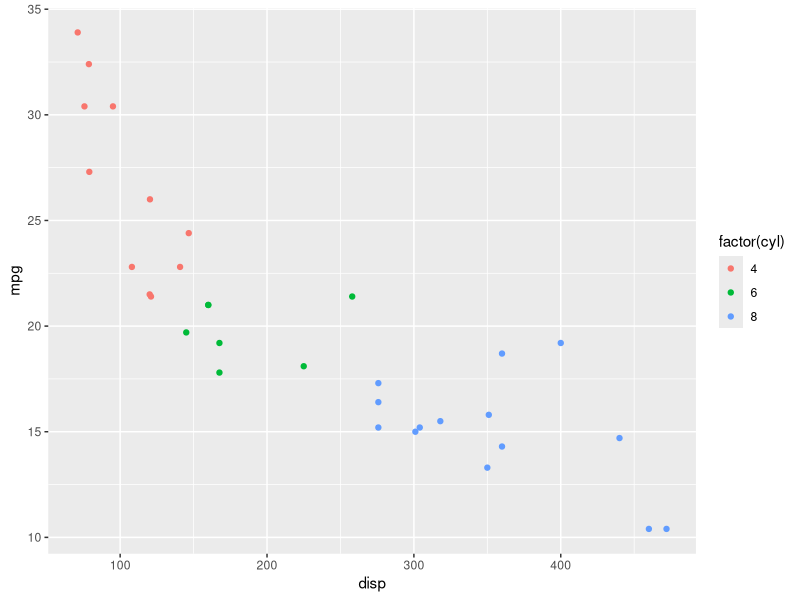
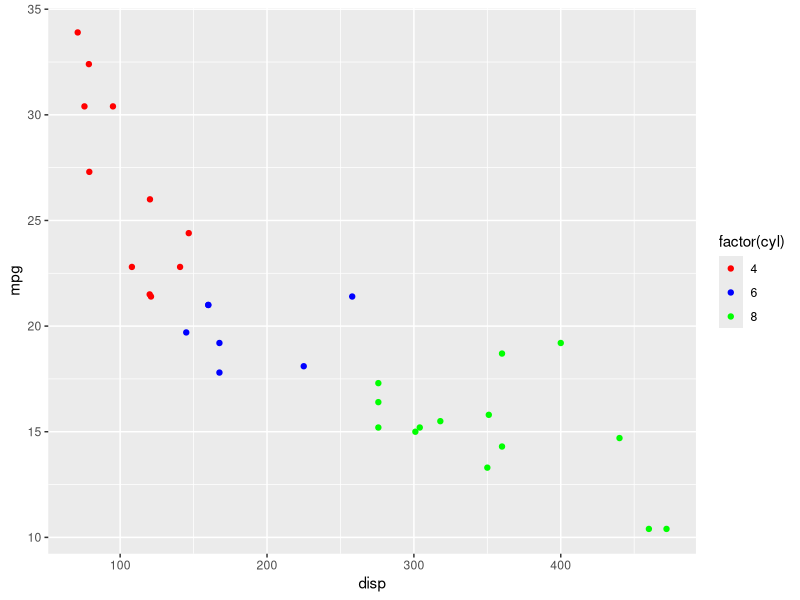
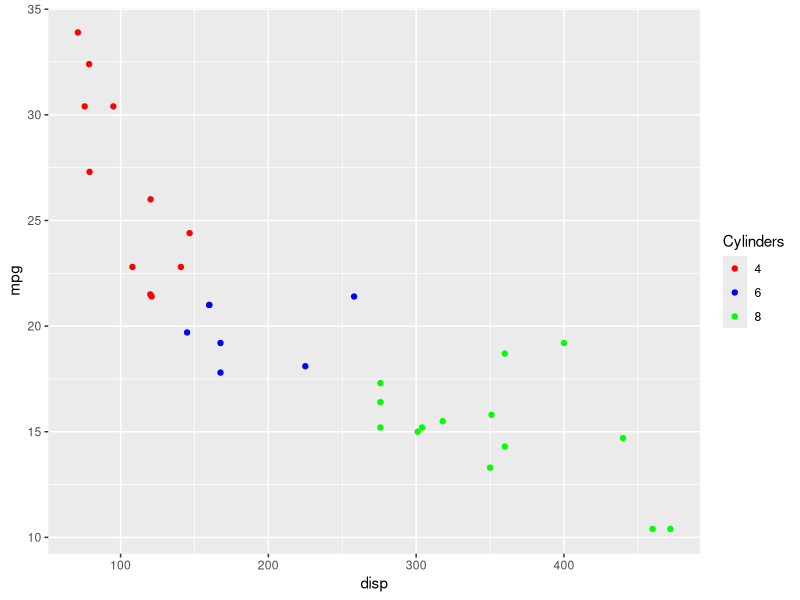
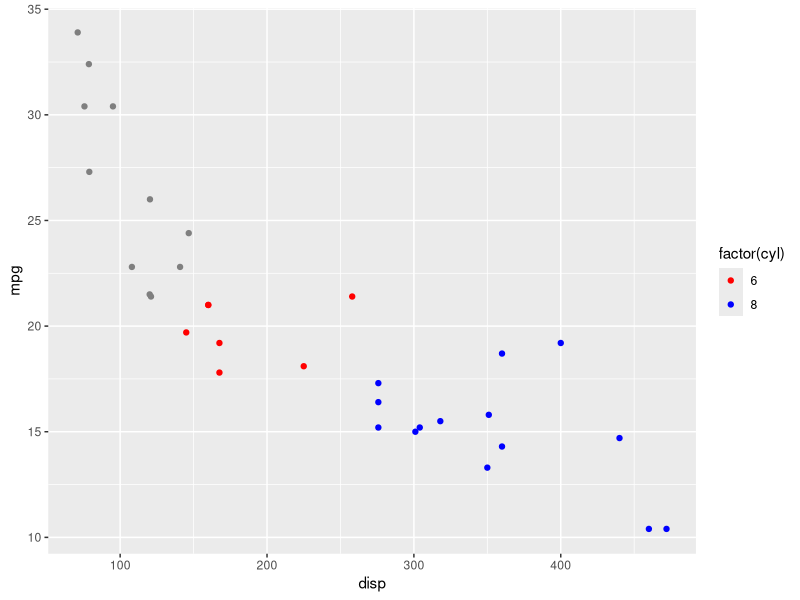
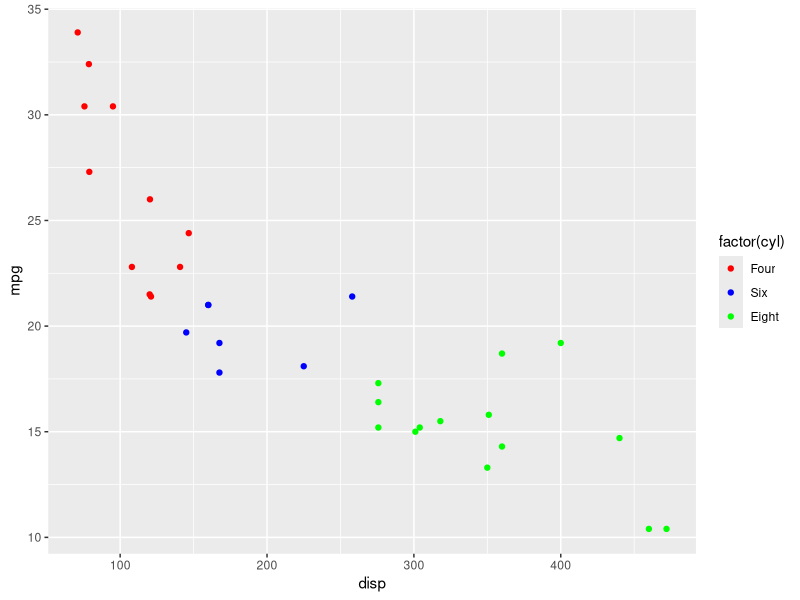
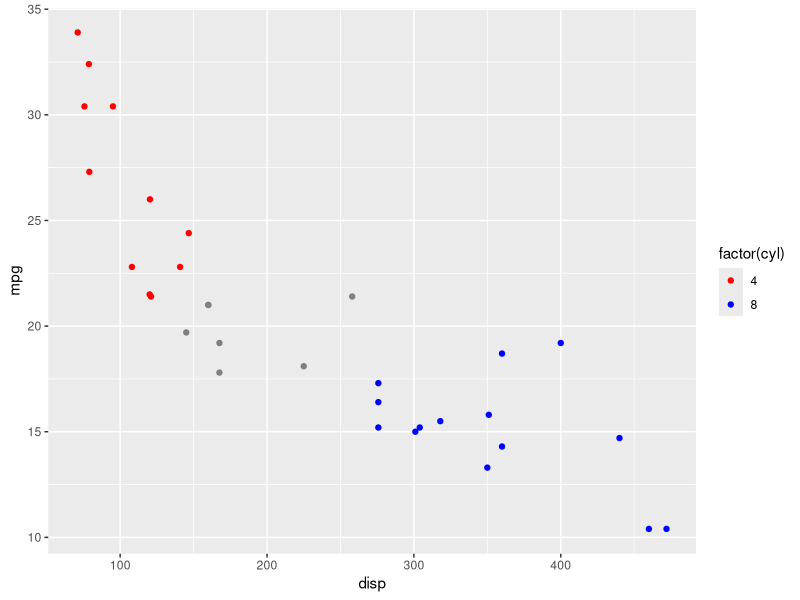
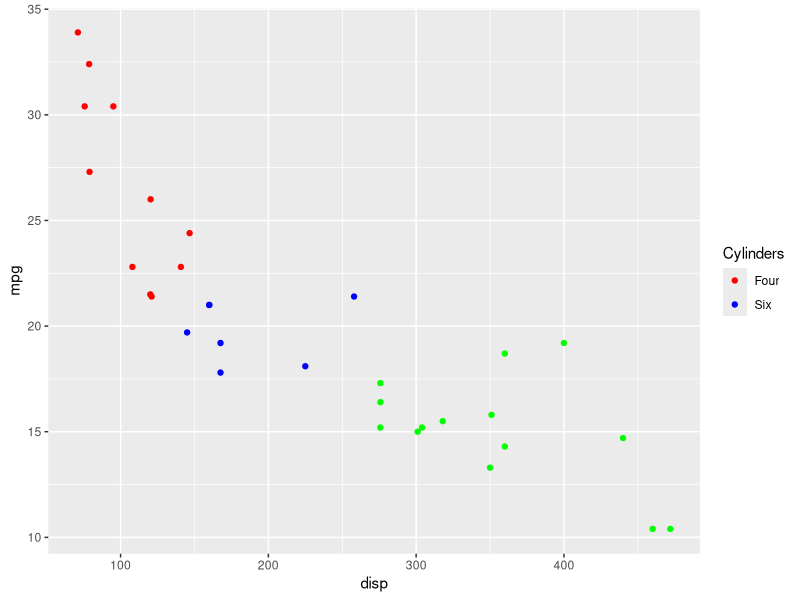
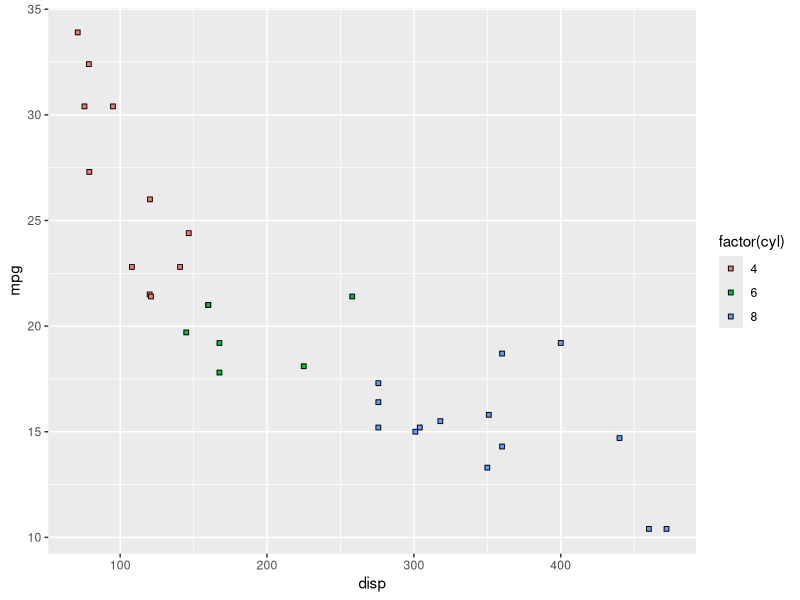

Write R code to recreate these figures, in order.
## ---- chunk 1
library(ggplot2)
library(dplyr)
library(tidyr)
## ---- chunk 2
ggplot(mtcars) +
  geom_point(aes(disp, mpg, color = factor(cyl)))
## ---- chunk 3
ggplot(mtcars) +
  geom_point(aes(disp, mpg, color = factor(cyl))) +
  scale_color_manual(values = c("red", "blue", "green"))
## ---- chunk 4
ggplot(mtcars) +
  geom_point(aes(disp, mpg, color = factor(cyl))) +
  scale_color_manual(name = "Cylinders", 
    values = c("red", "blue", "green"))
## ---- chunk 5
ggplot(mtcars) +
  geom_point(aes(disp, mpg, color = factor(cyl))) +
  scale_color_manual(values = c("red", "blue", "green"), limits = c(6, 8))
## ---- chunk 6
ggplot(mtcars) +
  geom_point(aes(disp, mpg, color = factor(cyl))) +
  scale_color_manual(values = c("red", "blue", "green"),
    labels = c('Four', 'Six', 'Eight'))
## ---- chunk 7
ggplot(mtcars) +
  geom_point(aes(disp, mpg, color = factor(cyl))) +
  scale_color_manual(values = c("red", "blue", "green"),
    breaks = c(4, 8))
## ---- chunk 8
ggplot(mtcars) +
  geom_point(aes(disp, mpg, color = factor(cyl))) +
  scale_color_manual(name = "Cylinders", values = c("red", "blue", "green"),
    labels = c('Four', 'Six', 'Eight'), limits = c(4, 6, 8), breaks = c(4, 6, 8))
## ---- chunk 9
ggplot(mtcars) +
  geom_point(aes(disp, mpg, fill = factor(cyl)), shape = 22)
## ---- chunk 10
ggplot(mtcars) +
  geom_point(aes(disp, mpg, fill = factor(cyl)), shape = 22) +
  scale_fill_manual(name = "Cylinders", 
    values = c("red", "blue", "green"))
## ---- chunk 11
ggplot(mtcars) +
  geom_point(aes(disp, mpg, fill = factor(cyl)), shape = 22) +
  scale_fill_manual(values = c("red", "blue", "green"))
## ---- chunk 12
ggplot(mtcars) +
  geom_point(aes(disp, mpg, fill = factor(cyl)), shape = 22) +
  scale_fill_manual(values = c("red", "blue", "green"),
    labels = c('Four', 'Six', 'Eight'))
## ---- chunk 13
ggplot(mtcars) +
  geom_point(aes(disp, mpg, fill = factor(cyl)), shape = 22) +
  scale_fill_manual(values = c("red", "blue", "green"),
    limits = c(6, 8))
## ---- chunk 14
ggplot(mtcars) +
  geom_point(aes(disp, mpg, fill = factor(cyl)), shape = 22) +
  scale_fill_manual(values = c("red", "blue", "green"),
    breaks = c(4, 8))
## ---- chunk 15
ggplot(mtcars) +
  geom_point(aes(disp, mpg, fill = factor(cyl)), shape = 22) +
  scale_fill_manual(name = "Cylinders", values = c("red", "blue", "green"),
    labels = c('Four', 'Six', 'Eight'), limits = c(4, 6, 8), breaks = c(4, 6, 8))
## ---- chunk 16
ggplot(mtcars) +
  geom_point(aes(disp, mpg, shape = factor(cyl)))
## ---- chunk 17
ggplot(mtcars) +
  geom_point(aes(disp, mpg, shape = factor(cyl))) +
  scale_shape_manual(name = "Cylinders", values = c(4, 12, 24))
## ---- chunk 18
ggplot(mtcars) +
  geom_point(aes(disp, mpg, shape = factor(cyl))) +
  scale_shape(name = 'Cylinders')
## ---- chunk 19
ggplot(mtcars) +
  geom_point(aes(disp, mpg, shape = factor(cyl))) +
  scale_shape_manual(values = c(4, 12, 24))
## ---- chunk 20
ggplot(mtcars) +
  geom_point(aes(disp, mpg, shape = factor(cyl))) +
  scale_shape_manual(values = c(4, 12, 24), labels = c('Four', 'Six', 'Eight'))
## ---- chunk 21
ggplot(mtcars) +
  geom_point(aes(disp, mpg, shape = factor(cyl))) +
  scale_shape_manual(values = c(4, 24), limits = c(6, 8))
## ---- chunk 22
ggplot(mtcars) +
  geom_point(aes(disp, mpg, shape = factor(cyl))) +
  scale_shape_manual(values = c(4, 12, 24), breaks = c(4, 8))
## ---- chunk 23
ggplot(mtcars) +
  geom_point(aes(disp, mpg, shape = factor(cyl))) +
  scale_shape_manual(name = "Cylinders", labels = c('Six', 'Eight'),  
     values = c(4, 24), limits = c(6, 8), breaks = c(6, 8))
## ---- chunk 24
ggplot(mtcars) +
  geom_point(aes(disp, mpg, size = hp))
## ---- chunk 25
ggplot(mtcars) +
  geom_point(aes(disp, mpg, size = hp)) +
  scale_size_continuous(name = "Horsepower")
## ---- chunk 26
ggplot(mtcars) +
  geom_point(aes(disp, mpg, size = hp)) +
  scale_size_continuous(range = c(3, 6))
## ---- chunk 27
ggplot(mtcars) +
  geom_point(aes(disp, mpg, size = hp)) +
  scale_size_continuous(limits = c(100, 350))
## ---- chunk 28
ggplot(mtcars) +
  geom_point(aes(disp, mpg, size = hp)) +
  scale_size_continuous(breaks = c(125, 200, 275))
## ---- chunk 29
ggplot(mtcars) +
  geom_point(aes(disp, mpg, size = hp)) +
  scale_size_continuous(breaks = c(100, 200, 300),
    labels = c("1 Hundred", "2 Hundred", "3 Hundred"))
## ---- chunk 30
ggplot(mtcars) +
  geom_point(aes(disp, mpg, size = hp)) +
  scale_size_continuous(name = "Horsepower", range = c(3, 6), 
    limits = c(0, 400), breaks = c(100, 200, 300),
    labels = c("1 Hundred", "2 Hundred", "3 Hundred"))
## ---- chunk 31
ggplot(mtcars) +
  geom_point(aes(disp, mpg, alpha = hp), color = 'blue')
## ---- chunk 32
ggplot(mtcars) +
  geom_point(aes(disp, mpg, alpha = hp), color = 'blue') +
  scale_alpha_continuous("Horsepower")
## ---- chunk 33
ggplot(mtcars) +
  geom_point(aes(disp, mpg, alpha = hp), color = 'blue') +
  scale_alpha_continuous(breaks = c(125, 200, 275))
## ---- chunk 34
ggplot(mtcars) +
  geom_point(aes(disp, mpg, alpha = hp), color = 'blue') +
  scale_alpha_continuous(limits = c(100, 350))
## ---- chunk 35
ggplot(mtcars) +
  geom_point(aes(disp, mpg, alpha = hp), color = 'blue') +
  scale_alpha_continuous(range = c(0.4, 0.8))
## ---- chunk 36
ggplot(mtcars) +
  geom_point(aes(disp, mpg, alpha = hp), color = 'blue') +
  scale_alpha_continuous(breaks = c(100, 200, 300),
    labels = c("1 Hundred", "2 Hundred", 
      "3 Hundred"))
## ---- chunk 37
ggplot(mtcars) +
  geom_point(aes(disp, mpg, alpha = hp), color = 'blue') +
  scale_alpha_continuous("Horsepower", breaks = c(100, 200, 300),
    limits = c(100, 350), range = c(0.4, 0.8),
    labels = c("1 Hundred", "2 Hundred", "3 Hundred"))
## ---- chunk 38
ggplot(mtcars) + geom_point(aes(disp, mpg, color = factor(cyl))) +
  scale_color_manual(values = c("red", "blue", "green"),
    guide = guide_legend(title = "Cylinders", title.hjust = 0.5))
## ---- chunk 39
ggplot(mtcars) + geom_point(aes(disp, mpg, color = hp)) +
  scale_color_continuous(guide = guide_colorbar(
    title = "Horsepower", title.position = "top", title.vjust = 1))
## ---- chunk 40
ggplot(mtcars) + geom_point(aes(disp, mpg, color = factor(cyl))) +
  scale_color_manual(values = c("red", "blue", "green"),
    guide = guide_legend(title = "Cylinders", title.hjust = 0.5, 
      title.position = "top"))
## ---- chunk 41
ggplot(mtcars) + geom_point(aes(disp, mpg, color = factor(cyl))) +
  scale_color_manual(values = c("red", "blue", "green"),
    guide = guide_legend(label.position = "right"))
## ---- chunk 42
ggplot(mtcars) + geom_point(aes(disp, mpg, color = factor(cyl))) +
  scale_color_manual(values = c("red", "blue", "green"),
    guide = guide_legend(label.hjust = 0.5))
## ---- chunk 43
ggplot(mtcars) +
  geom_point(aes(disp, mpg, color = hp)) +
  scale_color_continuous(guide = guide_colorbar(
    label.vjust = 0.8))
## ---- chunk 44
ggplot(mtcars) + geom_point(aes(disp, mpg, color = factor(cyl))) +
  scale_color_manual(values = c("red", "blue", "green"),
    guide = guide_legend(direction = "horizontal"))
## ---- chunk 45
ggplot(mtcars) + geom_point(aes(disp, mpg, color = factor(cyl))) +
  scale_color_manual(values = c("red", "blue", "green"),
    guide = guide_legend(nrow = 2))
## ---- chunk 46
ggplot(mtcars) + geom_point(aes(disp, mpg, color = factor(cyl))) +
  scale_color_manual(values = c("red", "blue", "green"),
    guide = guide_legend(reverse = TRUE))
## ---- chunk 47
ggplot(mtcars) + geom_point(aes(disp, mpg, color = factor(cyl))) +
  scale_color_manual(values = c("red", "blue", "green"),
    guide = guide_legend(title = "Cylinders", title.hjust = 0.5, 
      title.position = "top", label.position = "right", 
      direction = "horizontal", label.hjust = 0.5, nrow = 2, reverse = TRUE)
  )
## ---- chunk 48
ggplot(mtcars) +
  geom_point(aes(disp, mpg, color = hp))
## ---- chunk 49
ggplot(mtcars) +
  geom_point(aes(disp, mpg, color = hp)) +
  scale_color_continuous(guide = guide_colorbar(
    barwidth = 10))
## ---- chunk 50
ggplot(mtcars) +
  geom_point(aes(disp, mpg, color = hp)) +
  scale_color_continuous(guide = guide_colorbar(
    barheight = 3))
## ---- chunk 51
ggplot(mtcars) +
  geom_point(aes(disp, mpg, color = hp)) +
  scale_color_continuous(guide = guide_colorbar(
    nbin = 4))
## ---- chunk 52
ggplot(mtcars) +
  geom_point(aes(disp, mpg, color = hp)) +
  scale_color_continuous(guide = guide_colorbar(
    ticks = FALSE))
## ---- chunk 53
ggplot(mtcars) +
  geom_point(aes(disp, mpg, color = hp)) +
  scale_color_continuous(guide = guide_colorbar(
    draw.ulim = TRUE, draw.llim = FALSE))
## ---- chunk 54
ggplot(mtcars) +
  geom_point(aes(disp, mpg, color = hp, 
    size = qsec, shape = factor(gear))) + 
  guides(color = "colorbar", shape = "legend", size = "legend")
## ---- chunk 55
ggplot(mtcars) +
  geom_point(aes(disp, mpg, color = hp, size = wt, shape = factor(gear))) + 
  guides(color = guide_colorbar(title = "Horsepower"),
    shape = guide_legend(title = "Weight"), size = guide_legend(title = "Gear")
  )
